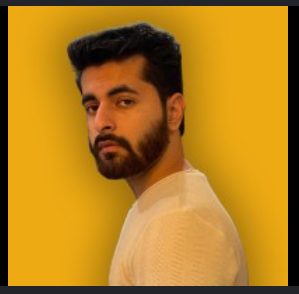
#> input picture temp/img.png, 299 x 294 px, given in place of the camera
$ python jap_p.py
#> lines starting #> are read from the running program, lines starting #| are printed output that depends on the picture; after the words box and inside, x2 and y2 are one past the last pixel; in counts of white or black regions, pixels touching at a corner belong together
import cv2 as cv
import numpy as np

cap = cv.VideoCapture(0)
face_cascade = cv.CascadeClassifier(cv.data.haarcascades + 'haarcascade_frontalface_default.xml')

while True:
    ret , frame = cap.read()
#> frame is the input picture: shape (294, 299, 3); mean B, G, R 29.8, 125.8, 177.4

    grayF = cv.cvtColor(frame,cv.COLOR_BGR2GRAY)
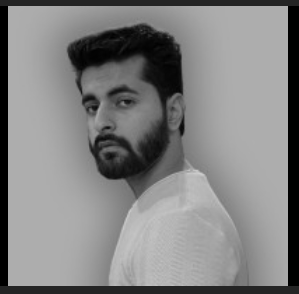
#> grayF: shape (294, 299); min 0, max 206, mean 130.3
    faces = face_cascade.detectMultiScale(grayF,1.1,5)
#> faces = [[54, 60, 106, 106]]

    for (x, y, w, h) in faces:
        # cv.rectangle(frame, (x, y), (x+w, y+h), (0, 255, 0), 2)

        face_img = frame[y:y+h,x:x+w]
        blur = cv.GaussianBlur(face_img,(35,35),0)
        frame[y:y+h,x:x+w] = blur
#> this loop made 1 pass
#> pass 1, `face_img = frame[y:y+h,x:x+w]`:
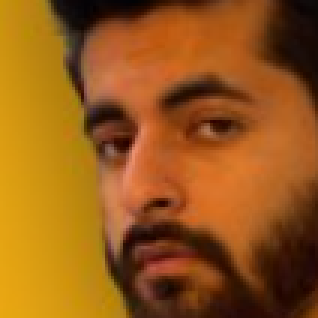
#> face_img: shape (106, 106, 3) (shown 3 times larger); mean B, G, R 25, 89.6, 150.5
#> pass 1, `blur = cv.GaussianBlur(face_img,(35,35),0)`:
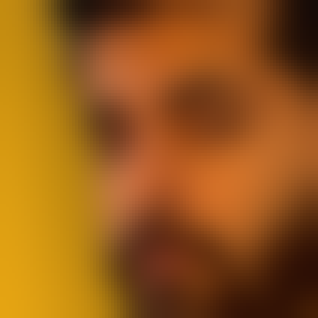
#> blur: shape (106, 106, 3) (shown 3 times larger); mean B, G, R 25.1, 89.7, 150.7
#> after the loop:
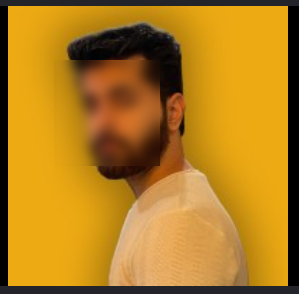
#> frame: shape (294, 299, 3); 12.71% of pixels changed, all inside (x1, y1, x2, y2) = (54, 60, 160, 166)

    cv.imshow('ved',frame)

    if cv.waitKey(1) & 0xFF == ord('q'):
#> (key q is pressed here)
        break

cap.release()
cv.destroyAllWindows()
